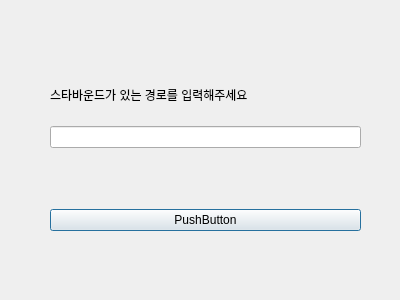
<?xml version="1.0" encoding="UTF-8"?>
<ui version="4.0">
 <class>Dialog</class>
 <widget class="QDialog" name="Dialog">
  <property name="geometry">
   <rect>
    <x>0</x>
    <y>0</y>
    <width>400</width>
    <height>300</height>
   </rect>
  </property>
  <property name="windowTitle">
   <string>Dialog</string>
  </property>
  <widget class="QWidget" name="verticalLayoutWidget">
   <property name="geometry">
    <rect>
     <x>50</x>
     <y>70</y>
     <width>311</width>
     <height>161</height>
    </rect>
   </property>
   <layout class="QVBoxLayout" name="verticalLayout">
    <item>
     <layout class="QVBoxLayout" name="verticalLayout_2">
      <item>
       <widget class="QLabel" name="label_2">
        <property name="text">
         <string>스타바운드가 있는 경로를 입력해주세요</string>
        </property>
       </widget>
      </item>
     </layout>
    </item>
    <item>
     <layout class="QVBoxLayout" name="verticalLayout_3">
      <item>
       <widget class="QLineEdit" name="lineEdit"/>
      </item>
     </layout>
    </item>
    <item>
     <widget class="QLabel" name="label">
      <property name="text">
       <string/>
      </property>
     </widget>
    </item>
    <item>
     <widget class="QPushButton" name="pushButton">
      <property name="text">
       <string>PushButton</string>
      </property>
     </widget>
    </item>
   </layout>
  </widget>
 </widget>
 <resources/>
 <connections/>
</ui>
